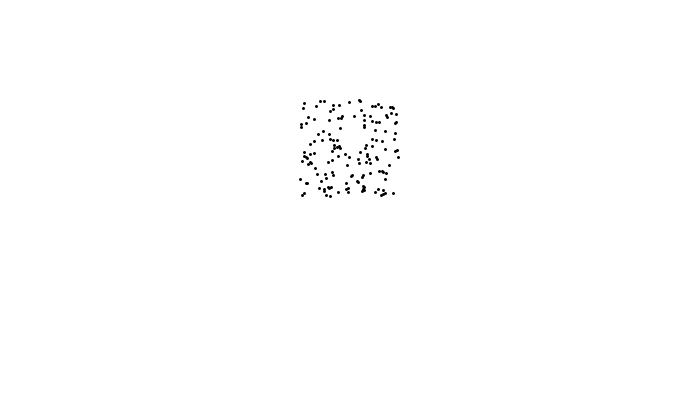
Frame 1 (no input)
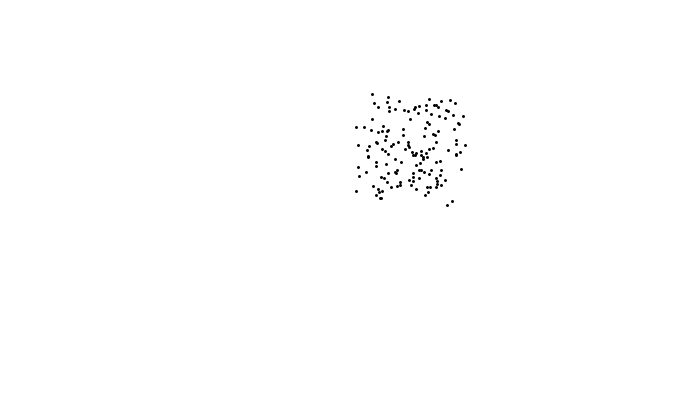
Frame 60 (the mouse pressed at the canvas centre just before this capture)
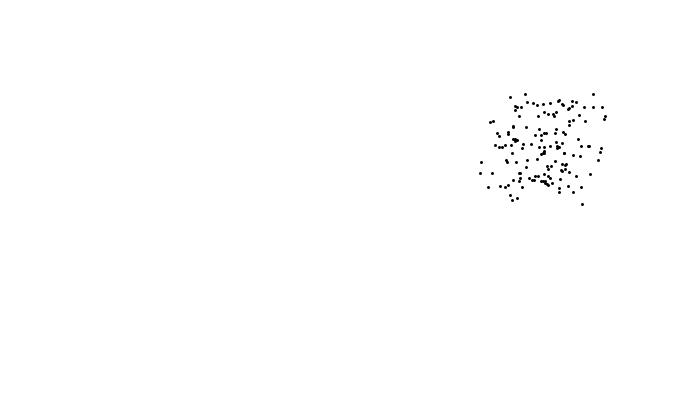
Frame 120 (the mouse held since frame 60 and released just before this capture)

The Processing sketch that drew these frames (run headless with seeded random() and noise(); from frame 60 on, the mouse is pressed at the canvas centre):

// Processing sketch: processing_126035
// ── processing_126035.pde


int NUM = 150;
float[] birdx = new float[NUM];
float[] birdy = new float[NUM];
float targetX = 350;
float targetY = 150;
float x = targetX;
float y = targetY;
float speedX = 0;
float speedY = 0;

int p = 300;

void setup () {
  size(700, 400);


  for (int i=0; i<NUM; i++) {
    birdx[i] = random((x-50), (x+50));
    birdy[i] = random((y-50), (y+50));
  }
  
  float angle = (float)Math.random() * TWO_PI;
  speedX = cos(angle) * 3;
  speedY = sin(angle) * 3;
}

void draw () {
  frameRate(60);
  background(255);
  fill(0);
  stroke(0);
  strokeWeight(3);



  for (int i=0; i<NUM; i++) {
    point(birdx[i], birdy[i]);
  }


  for (int i=0; i < NUM; i++) {
    birdx[i] += random(-1.5, 1.5);
    birdy[i] += random(-1.5, 1.5);
  }

  for (int i=0; i < NUM; i++) {
    birdx[i] += (x - birdx[i])/7.16;
    birdy[i] += (y - birdy[i])/7.16;

    for (int j=0; j < NUM; j++) if (i != j) {
      
        birdx[i] -= (birdx[j] - birdx[i])/1000;
        birdy[i] -= (birdy[j] - birdy[i])/1000;
      
    }
  }

  if (targetX + speedX > 650 || targetX + speedX < 50)
    speedX *= -1;
  if (targetY + speedY > 350 || targetY + speedY < 50)
    speedY *= -1;

  targetX += speedX;
  targetY += speedY;
  
  x += (targetX - x) / 50;
  y += (targetY - y) / 50;
}
